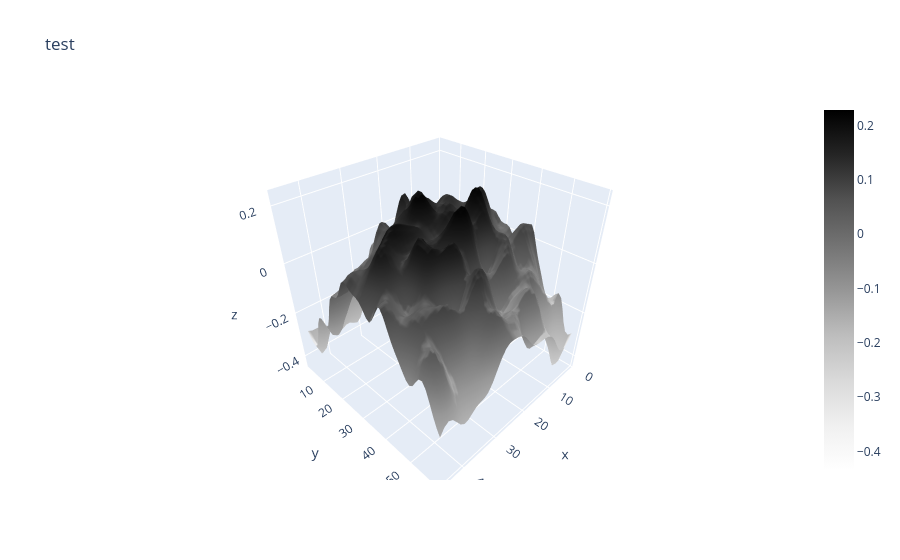

The notebook cell this image was saved under:
### Code cell
# Graphing the filtered flattened surface with plotly
print('plotting i =', i)
fig = go.Figure(data=go.Surface(x=xseggrid[i],y=yseggrid[i],z=sollast_FT_filtered_IFT_real, colorscale="greys"))
fig.update_layout(scene = dict(
            xaxis_title='x',
            yaxis_title='y',
            zaxis_title='z'),
            title='test')

### Figure 1 — Plotly figure (JSON) as saved in the notebook; plotly's stock layout.template omitted (floating-point values rounded to 4 significant figures; data arrays with more than 128 entries replaced by an {"elided": "..."} marker saying what was removed)
{"data": [{"colorscale": [[0, "rgb(255,255,255)"], [0.125, "rgb(240,240,240)"], [0.25, "rgb(217,217,217)"], [0.375, "rgb(189,189,189)"], [0.5, "rgb(150,150,150)"], [0.625, "rgb(115,115,115)"], [0.75, "rgb(82,82,82)"], [0.875, "rgb(37,37,37)"], [1, "rgb(0,0,0)"]], "type": "surface", "x": {"elided": "52x41 float values"}, "y": {"elided": "52x41 float values"}, "z": {"elided": "52x41 float values"}}], "layout": {"scene": {"xaxis": {"title": {"text": "x"}}, "yaxis": {"title": {"text": "y"}}, "zaxis": {"title": {"text": "z"}}}, "title": {"text": "test"}}}
